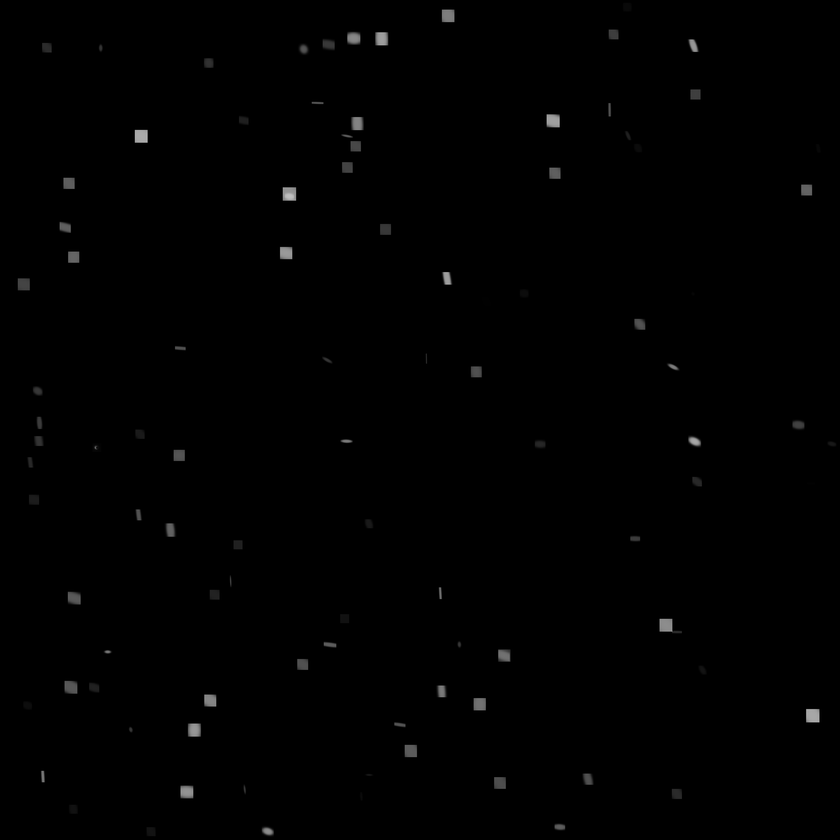
#> input picture stars/BHs.png, 840 x 840 px, shrunk from 3072 x 3072 before the run; its folder holds 5 pictures in this run
$ jupyter execute image_paper.ipynb
#> lines starting #> are read from the running program, lines starting #| are printed output that depends on the picture
[cell 1]
import cv2
import glob

[cell 2]
img_lst = ['BHs.png'] + glob.glob('conv0*.png')
for i in img_lst:
    img = cv2.imread(i)
#> img is the input picture: shape (840, 840, 3); min 0, max 192, mean 1
    img2 = img[0:200, 0:200]
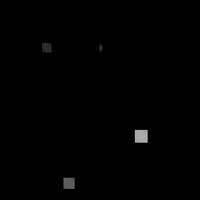
#> img2: shape (200, 200, 3); min 0, max 186, mean 1.1
    cv2.imwrite(f'img_paper/{i}', img2)
